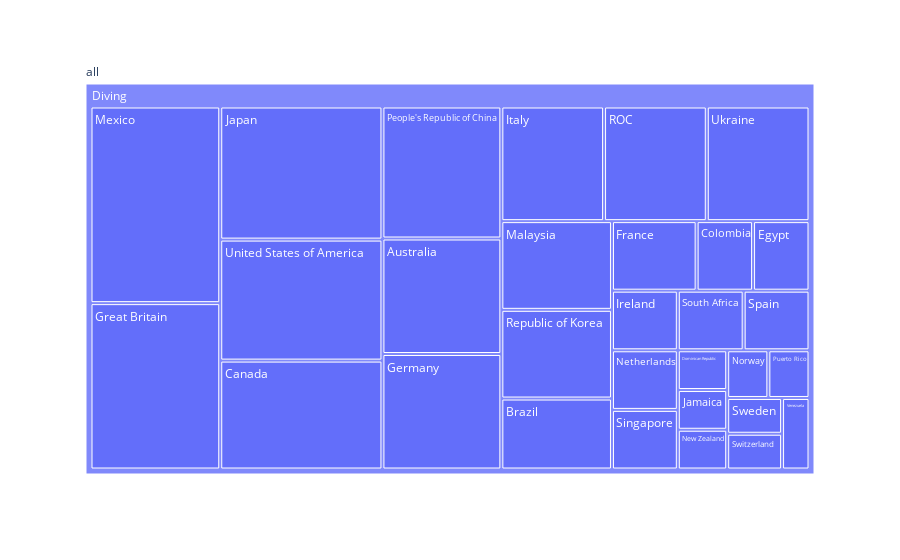

Notebook code cell kept with this figure:
### Code cell
sport = 'Diving'
fig = px.treemap(athletes_discipline[athletes_discipline['Discipline'] == sport], path=[px.Constant("all"),'Discipline', 'NOC'], values='Name')
fig.show()

### Figure 1 — Plotly figure (JSON) as saved in the notebook; plotly's stock layout.template omitted (floating-point values rounded to 4 significant figures)
{"data": [{"branchvalues": "total", "domain": {"x": [0, 1], "y": [0, 1]}, "hovertemplate": "labels=%{label}<br>Name=%{value}<br>parent=%{parent}<br>id=%{id}<extra></extra>", "ids": ["all/Diving/Australia", "all/Diving/Brazil", "all/Diving/Canada", "all/Diving/Colombia", "all/Diving/Dominican Republic", "all/Diving/Egypt", "all/Diving/France", "all/Diving/Germany", "all/Diving/Great Britain", "all/Diving/Ireland", "all/Diving/Italy", "all/Diving/Jamaica", "all/Diving/Japan", "all/Diving/Malaysia", "all/Diving/Mexico", "all/Diving/Netherlands", "all/Diving/New Zealand", "all/Diving/Norway", "all/Diving/People's Republic of China", "all/Diving/Puerto Rico", "all/Diving/ROC", "all/Diving/Republic of Korea", "all/Diving/Singapore", "all/Diving/South Africa", "all/Diving/Spain", "all/Diving/Sweden", "all/Diving/Switzerland", "all/Diving/Ukraine", "all/Diving/United States of America", "all/Diving/Venezuela", "all/Diving", "all"], "labels": ["Australia", "Brazil", "Canada", "Colombia", "Dominican Republic", "Egypt", "France", "Germany", "Great Britain", "Ireland", "Italy", "Jamaica", "Japan", "Malaysia", "Mexico", "Netherlands", "New Zealand", "Norway", "People's Republic of China", "Puerto Rico", "ROC", "Republic of Korea", "Singapore", "South Africa", "Spain", "Sweden", "Switzerland", "Ukraine", "United States of America", "Venezuela", "Diving", "all"], "name": "", "parents": ["all/Diving", "all/Diving", "all/Diving", "all/Diving", "all/Diving", "all/Diving", "all/Diving", "all/Diving", "all/Diving", "all/Diving", "all/Diving", "all/Diving", "all/Diving", "all/Diving", "all/Diving", "all/Diving", "all/Diving", "all/Diving", "all/Diving", "all/Diving", "all/Diving", "all/Diving", "all/Diving", "all/Diving", "all/Diving", "all/Diving", "all/Diving", "all/Diving", "all/Diving", "all/Diving", "all", ""], "type": "treemap", "values": [7, 4, 9, 2, 1, 2, 3, 7, 11, 2, 6, 1, 11, 5, 13, 2, 1, 1, 8, 1, 6, 5, 2, 2, 2, 1, 1, 6, 10, 1, 133, 133]}], "layout": {"legend": {"tracegroupgap": 0}, "margin": {"t": 60}}}
